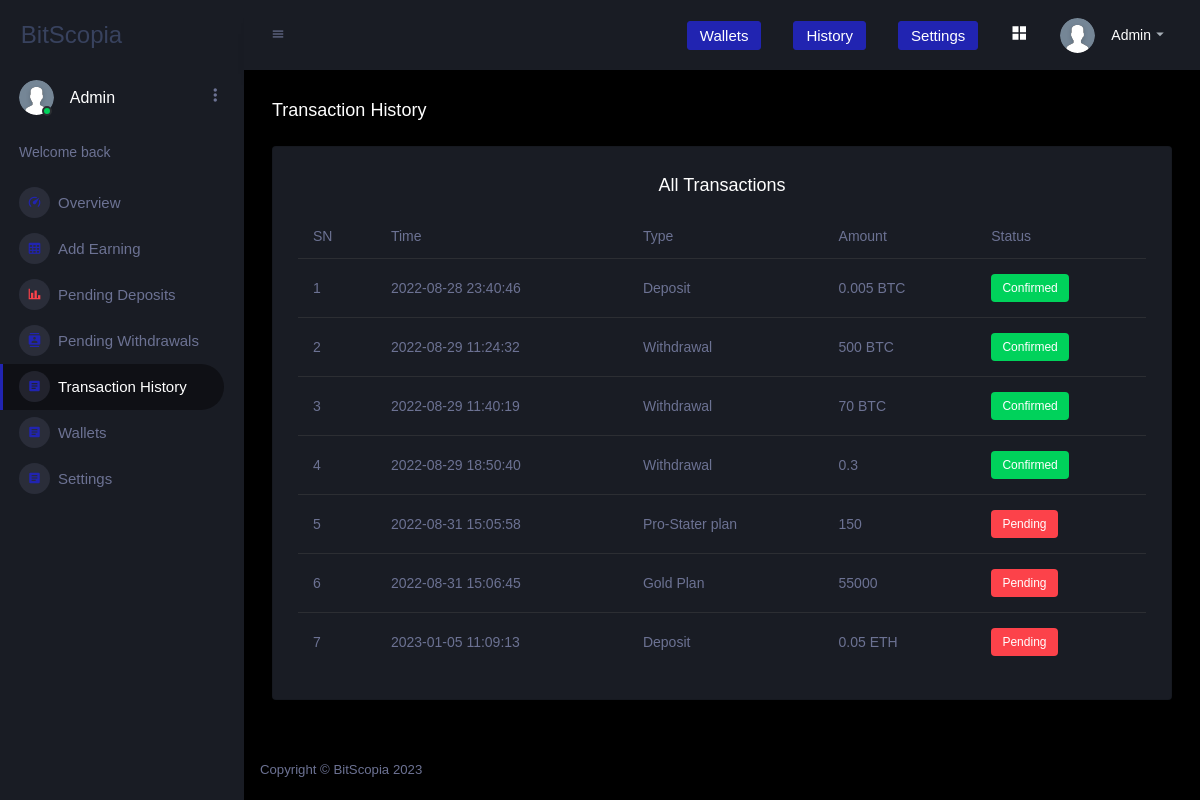
Screenshot of /admin/history.php (signed in) with the database file from the repository.
### tables this page shows
CREATE TABLE `transactions` (
  `id` int(11) NOT NULL,
  `user_id` int(11) NOT NULL,
  `amount` varchar(225) NOT NULL,
  `type` varchar(225) NOT NULL,
  `coin` varchar(225) NOT NULL,
  `address` varchar(300) DEFAULT NULL,
  `code` varchar(115) DEFAULT NULL,
  `ref` varchar(300) DEFAULT NULL,
  `status` varchar(100) NOT NULL DEFAULT 'Pending',
  `date` datetime NOT NULL DEFAULT current_timestamp(),
  `updationDate` varchar(226) DEFAULT NULL
);

### public/admin/history.php (the view, shortened to what this page needs)
<?php
include('../../config/config.php');
include 'includes/header.php';
include 'includes/sidebar.php';
?>
  <div class="main-panel">
          <div class="content-wrapper">
            <div class="page-header">
              <h3 class="page-title">Transaction History </h3>
            </div>
            <div class="row">
            <div class="col-12  stretch-card">
                <div class="card">
                  <div class="card-body custom-column">
                    <h4 class="card-title">All Transactions</h4>
                    <div class="custom-row">
                    <div class="table-responsive">
                        <?php
                         $query="SELECT * FROM `transactions`  ";
                         $result=mysqli_query($con,$query);
                         $cnt=1;
                         if(mysqli_num_rows($result)>0){
                            ?>
                      <table class="table">
                        <thead>
                          <tr>
                            <th>SN</th>
                            <th>Time</th>
                            <th>Type</th>
                            <th>Amount</th>
                            <th>Status</th>
                          </tr>
                        </thead>
                        <tbody>
                        <?php
                    while($trx=mysqli_fetch_array($result)){
                      ?>
                          <tr>
                           <td><?php echo $cnt++; ?></td>
                            <td><?php echo $trx['date']; ?></td>
                            <td><?php echo $trx['type']; ?></td>
                            <td class="uppercase-text"><?php echo $trx['amount']; ?> <?php echo $trx['coin']; ?></td>
                            <td>
                            <?php if($trx['status'] == 'Pending'){
                            ?>
                             <label class="badge badge-danger"><?php echo $trx['status']; ?></label>
                             <?php }else{
                                ?>
                            <label class="badge badge-success"><?php echo $trx['status']; ?></label>
                             <?php }?>
                                </td>
                          </tr>
                          <?php }
                    }else{
                      echo"
                      <div class='card-body'>
                     <p style='text-align:left'> No Transaction yet!</p>
                      </div>
                      ";
                    }
                    ?>
                        </tbody>
                      </table>
                    </div>
                    </div>
                  </div>
                </div>
              </div>
        </div>
        </div>
<?php include 'includes/footer.php' ?>

### public/admin/includes/header.php (shortened to what this page needs)
<!DOCTYPE html>
<html lang="en">
  <head>
    <link rel="stylesheet" href="assets/vendors/mdi/css/materialdesignicons.min.css">
    <link rel="stylesheet" href="assets/vendors/css/vendor.bundle.base.css">
    <link rel="stylesheet" href="assets/vendors/jvectormap/jquery-jvectormap.css">
    <link rel="stylesheet" href="assets/vendors/flag-icon-css/css/flag-icon.min.css">
    <link rel="stylesheet" href="assets/vendors/owl-carousel-2/owl.carousel.min.css">
    <link rel="stylesheet" href="assets/vendors/owl-carousel-2/owl.theme.default.min.css">
    <link rel="stylesheet" href="assets/css/style.css">
    <link rel="stylesheet" href="assets/css/custom.css">
  </head>
  <body>
    <div class="container-scroller">
      <nav class="sidebar sidebar-offcanvas" id="sidebar">
        <div class="sidebar-brand-wrapper d-none d-lg-flex align-items-center justify-content-center fixed-top">
          <a class="sidebar-brand brand-logo" href="dashboard.php">BitScopia</a>
        </div>

### public/admin/includes/sidebar.php (shortened to what this page needs)
<ul class="nav">
          <li class="nav-item profile">
            <div class="profile-desc">
              <div class="profile-pic">
                <div class="count-indicator">
                  <img class="img-xs rounded-circle " src="uploads/avatar.svg" alt="">
                  <span class="count bg-success"></span>
                </div>
                <div class="profile-name">
                  <h5 class="mb-0 font-weight-normal">Admin</h5>
                </div>
              </div>
              <a href="#" id="profile-dropdown" data-toggle="dropdown"><i class="mdi mdi-dots-vertical"></i></a>
            </div>
          </li>
          <li class="nav-item nav-category">
            <span class="nav-link">Welcome back</span>
          </li>
          <li class="nav-item menu-items">
            <a class="nav-link" href="dashboard.php">
              <span class="menu-icon">
                <i class="mdi mdi-speedometer text-primary"></i>
              </span>
              <span class="menu-title">Overview</span>
            </a>
          </li>
          <li class="nav-item menu-items">
            <a class="nav-link" href="add-earning.php">
              <span class="menu-icon">
                <i class="mdi mdi-table-large text-primary"></i>
              </span>
              <span class="menu-title">Add Earning</span>
            </a>
          </li>
          <li class="nav-item menu-items">
            <a class="nav-link" href="pending-deposits.php">
              <span class="menu-icon">
                <i class="mdi mdi-chart-bar"></i>
              </span>
              <span class="menu-title">Pending Deposits</span>
            </a>
          </li>
          <li class="nav-item menu-items">
            <a class="nav-link" href="pending-withdrawals.php">
              <span class="menu-icon">
                <i class="mdi mdi-contacts text-primary"></i>
              </span>
              <span class="menu-title">Pending Withdrawals</span>
            </a>
          </li>
          <li class="nav-item menu-items">
            <a class="nav-link" href="history.php">
              <span class="menu-icon">
                <i class="mdi mdi-file-document-box text-primary"></i>
              </span>
              <span class="menu-title">Transaction History</span>
            </a>
          </li>
          <li class="nav-item menu-items">
            <a class="nav-link" href="wallets.php">
              <span class="menu-icon">
                <i class="mdi mdi-file-document-box text-primary"></i>
              </span>
              <span class="menu-title">Wallets</span>
            </a>
          </li>
          <li class="nav-item menu-items">
            <a class="nav-link" href="settings.php">
              <span class="menu-icon">
                <i class="mdi mdi-file-document-box text-primary"></i>
              </span>
              <span class="menu-title">Settings</span>
            </a>
          </li>
        </ul>
      </nav>
        <div class="container-fluid page-body-wrapper">
        <nav class="navbar p-0 fixed-top d-flex flex-row">
          <div class="navbar-menu-wrapper flex-grow d-flex align-items-stretch">
            <button class="navbar-toggler navbar-toggler align-self-center" type="button" data-toggle="minimize">
              <span class="mdi mdi-menu"></span>
            </button>
            <ul class="navbar-nav navbar-nav-right">
            <li class="nav-item nav-settings d-none d-lg-block">
            <a class="nav-link btn btn-primary create-new-button"  href="wallets.php">Wallets</a>
              </li>
              <li class="nav-item nav-settings d-none d-lg-block">
            <a class="nav-link btn btn-primary create-new-button"  href="history.php">History</a>
              </li>
              <li class="nav-item nav-settings d-none d-lg-block">
            <a class="nav-link btn btn-primary create-new-button"  href="settings.php">Settings</a>
              </li>
              <li class="nav-item nav-settings d-none d-lg-block">
                <a class="nav-link" href="#">
                  <i class="mdi mdi-view-grid"></i>
                </a>
              </li>
              <li class="nav-item dropdown">
                <a class="nav-link" id="profileDropdown" href="#" data-toggle="dropdown">
                  <div class="navbar-profile">
                    <img class="img-xs rounded-circle" src="uploads/avatar.svg" alt="">
                    <p class="mb-0 d-none d-sm-block navbar-profile-name">Admin</p>
                    <i class="mdi mdi-menu-down d-none d-sm-block"></i>
                  </div>
                </a>
              </li>
            </ul>
          </div>
        </nav>

### public/admin/includes/footer.php (shortened to what this page needs)
 <footer class="footer">
            <div class="d-sm-flex justify-content-center justify-content-sm-between">
              <span class="text-muted d-block text-center text-sm-left d-sm-inline-block">Copyright © BitScopia
                <script>document.write(new Date().getFullYear());</script></span>
            </div>
          </footer>
        </div>
      </div>
    </div>
  </body>
</html>

### public/admin/assets/css/custom.css (style rules this page uses)
.uppercase-text { text-transform: uppercase !important; }
.custom-row { display: flex; flex-direction: row; align-items: center; justify-content: center; width: 100%; }
.custom-column { display: flex; flex-direction:column; align-items: center; justify-content: center; width: 100%; }

### rows the page displays
transactions: date "2022-08-28 23:40:46", type "Deposit", amount "0.005", coin "BTC", status "Confirmed"
transactions: date "2022-08-29 11:24:32", type "Withdrawal", amount "500", coin "BTC", status "Confirmed"
transactions: date "2022-08-29 11:40:19", type "Withdrawal", amount "70", coin "BTC", status "Confirmed"
transactions: date "2022-08-29 18:50:40", type "Withdrawal", amount "0.3", status "Confirmed"
transactions: date "2022-08-31 15:05:58", type "Pro-Stater plan", amount "150", status "Pending"
transactions: date "2022-08-31 15:06:45", type "Gold Plan", amount "55000", status "Pending"
transactions: date "2023-01-05 11:09:13", type "Deposit", amount "0.05", coin "ETH", status "Pending"
